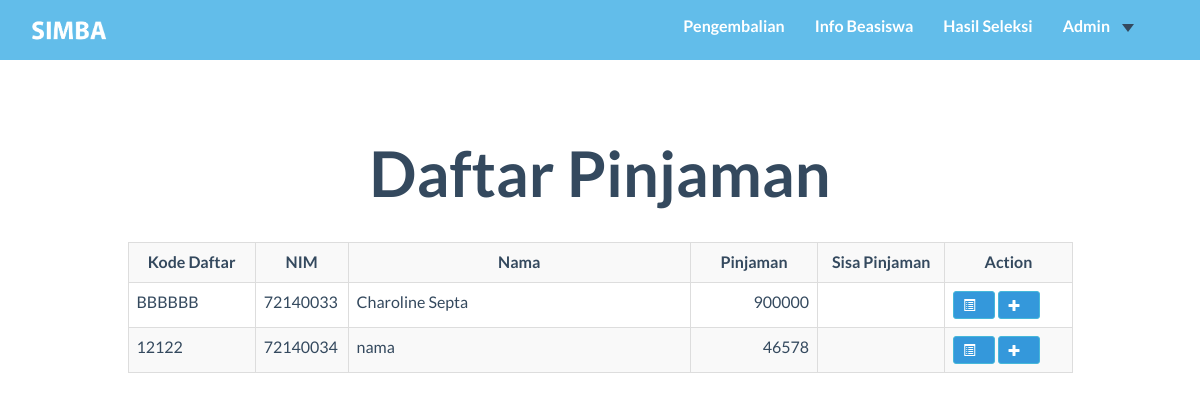
The app's page /user_admin/Cicilan.php, older data.
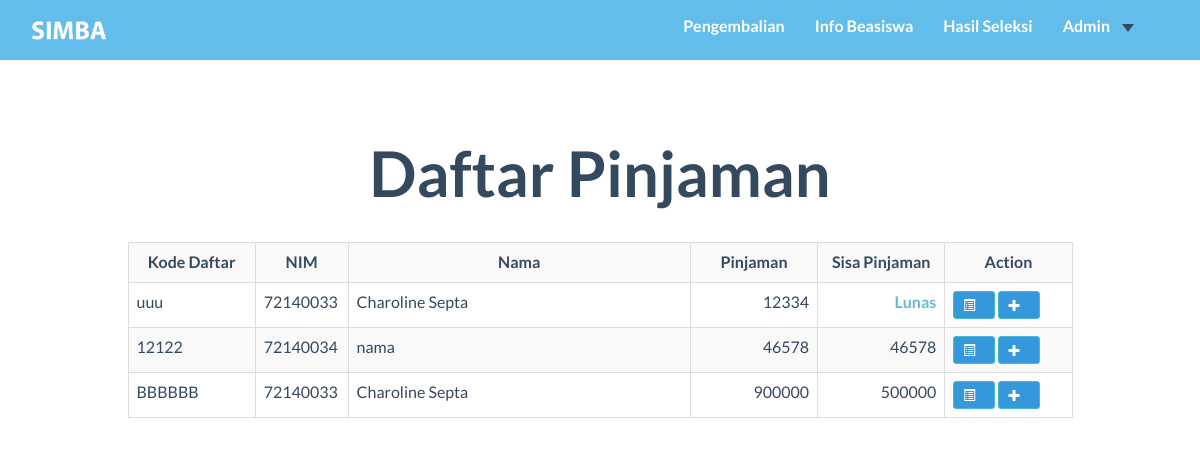
The same page, newer data.
### tables this page shows
CREATE TABLE `pendaftaran` (
  `kd_daftar` char(8) NOT NULL,
  `nim` char(8) NOT NULL,
  `kd_bsw` char(3) NOT NULL,
  `tgl_daftar` timestamp NOT NULL DEFAULT CURRENT_TIMESTAMP,
  `semester` char(9) NOT NULL,
  `thn_ajaran` char(8) NOT NULL,
  `nominal_pengajuan` int(11) NOT NULL,
  `nominal_disetujui` int(11) DEFAULT NULL,
  `sisa_pinjaman` int(11) DEFAULT NULL
);

CREATE TABLE `mahasiswa` (
  `NIM` char(8) NOT NULL,
  `kd_prodi` char(2) NOT NULL,
  `nama_mhs` varchar(99) NOT NULL,
  `gender` char(1) NOT NULL,
  `tgl_lahir` date NOT NULL,
  `email` varchar(99) NOT NULL,
  `alamat` varchar(999) NOT NULL,
  `kode_pos` char(5) NOT NULL,
  `no_telp` char(12) NOT NULL,
  `total_sks` int(11) NOT NULL
);

### user_admin/Cicilan.php (the view, shortened to what this page needs)
<?php
Include ("../function/coba.php");
$q="SELECT pendaftaran.kd_daftar, pendaftaran.nim, nama_mhs, pendaftaran.nominal_disetujui, sisa_pinjaman FROM pendaftaran NATURAL JOIN mahasiswa NATURAL JOIN beasiswa WHERE pendaftaran.kd_bsw like 'P%'AND nominal_disetujui is not null and isTampil = 1";
$getDataPinjaman=mysqli_query($koneksi,$q);
?>
<!DOCTYPE HTML>
<html>
<head>
    <link href="../css/bootstrap.min.css" rel="stylesheet">
    <link rel="stylesheet" href="https://maxcdn.bootstrapcdn.com/bootstrap/3.3.7/css/bootstrap.min.css">
    <link href="../font-awesome/css/font-awesome.min.css" rel="stylesheet">
    <link href="../css/general.css" rel="stylesheet">
    <link href="../css/custom.css" rel="stylesheet">
    <link href="../css/owl.carousel.css" rel="stylesheet">
    <link href="../css/owl.theme.css" rel="stylesheet">
    <link href="../css/style.css" rel="stylesheet">
    <link href="../css/animate.css" rel="stylesheet">
    <link rel="stylesheet" href="../css/magnific-popup.css">
</head>
<body>
  <nav class="navbar-default" role="navigation" style="position: fixed; top: 0px;">
    <div class="container">
      <a class="" href="index.php" ">
        <img src="../img/logo2.png" height="45px" style="margin-top:8px; margin-left:0" id="logo"/>
      </a>
      <div class="collapse navbar-collapse navbar-right navbar-ex1-collapse stuckMenu">
        <ul class="nav navbar-nav">
          <li class="menuItem"><a href="Cicilan.php">Pengembalian </a></li>
          <li class="menuItem"><a href="../index.php#infoBeasiswa">Info Beasiswa </a></li>
          <li class="menuItem"><a href="../index.php#hasilSeleksi">Hasil Seleksi </a></li>
          <li class="menuItem dropdown">
            <a class="dropdown-toggle" data-toggle="dropdown" href="#">Admin<span class="caret"></span></a>
          </li>
        </ul>
      </div>
    </div>
  </nav>
<br/><br/><br/><br/>
  <div class="container">
      <h2 class="text-center">Daftar Pinjaman</h2>
      <br/>
      <div class="row">
          <div class="col-md-1"></div>
          <div class="col-md-10">
              <table class="table table-striped table-bordered">
                  <tr ">
                  <th class="text-center" width="13%">Kode Daftar</th>
                  <th class="text-center" width="5%">NIM</th>
                  <th class="text-center" width="35%">Nama</th>
                  <th class="text-center" width="13%">Pinjaman</th>
                  <th class="text-center" width="13%"> Sisa Pinjaman</th>
                  <th class="text-center" width="13%">Action</th>
                  </tr>
                  <?php
                  while ($rowPjm =  mysqli_fetch_array($getDataPinjaman)){
                      $sisa=(string)$rowPjm[4];
                      if ($sisa==0){
                          $sisa = "<strong style='color: #68bacd'>Lunas</strong>";
                      }
                      echo'
                          <tr>
                              <td>'.$rowPjm['kd_daftar'].'</td>
                              <td>'.$rowPjm['nim'].'</td>
                              <td>'.$rowPjm['nama_mhs'].'</td>
                              <td style="text-align:right">'.$rowPjm['nominal_disetujui'].'</td>
                              <td style="text-align:right">'.$sisa.'</td>
                              <td >
                                    <button type="button" class="btn btn-info btn-xs" data-toggle="modal" data-target="#myModal'.$rowPjm['kd_daftar'].'"><span class="glyphicon glyphicon-list-alt"></span></button>
                                     <button type="button" class="btn btn-info btn-xs" data-toggle="modal" data-target="#addModal'.$rowPjm['kd_daftar'].'"><span class="glyphicon glyphicon-plus"></span></button>
                                    <div id="myModal'.$rowPjm['kd_daftar'].'" class="modal fade" role="dialog">
                                            <td style:"text-algin:left;">'.$rowPjm['kd_daftar'].'</td>
                                            <td>'.$rowPjm['nim'].'</td>
                                            <td>'.$rowPjm['nama_mhs'].'</td>
                                           '.getDetailCicilan($rowPjm['kd_daftar'] ).'
                                    </div>
                                    <div id="addModal'.$rowPjm['kd_daftar'].'" class="modal fade" role="dialog">
                                            <td style:"text-algin:left;">'.$rowPjm['kd_daftar'].'</td>
                                            <td>'.$rowPjm['nim'].'</td>
                                            <td>'.$rowPjm['nama_mhs'].'</td>
                                                 <input type="hidden" min="0 "class="form-control" id="kd_daftar" name="kd_daftar" value="'.$rowPjm['kd_daftar'].'">
                                    </div>
                       ';
                  }
                  ?>
              </table>
  </div>
</body>
</html>

Row changes from the older to the newer data that the page shows:
now on this page (row edited): pendaftaran: kd_daftar "uuu", nim "72140033", nim.nama_mhs "Charoline Septa", nominal_disetujui "12334", sisa_pinjaman "Lunas"
changed pendaftaran "nama": sisa_pinjaman (not shown) → "46578"; moves up the list
changed pendaftaran "BBBBBB": sisa_pinjaman (not shown) → "500000"
